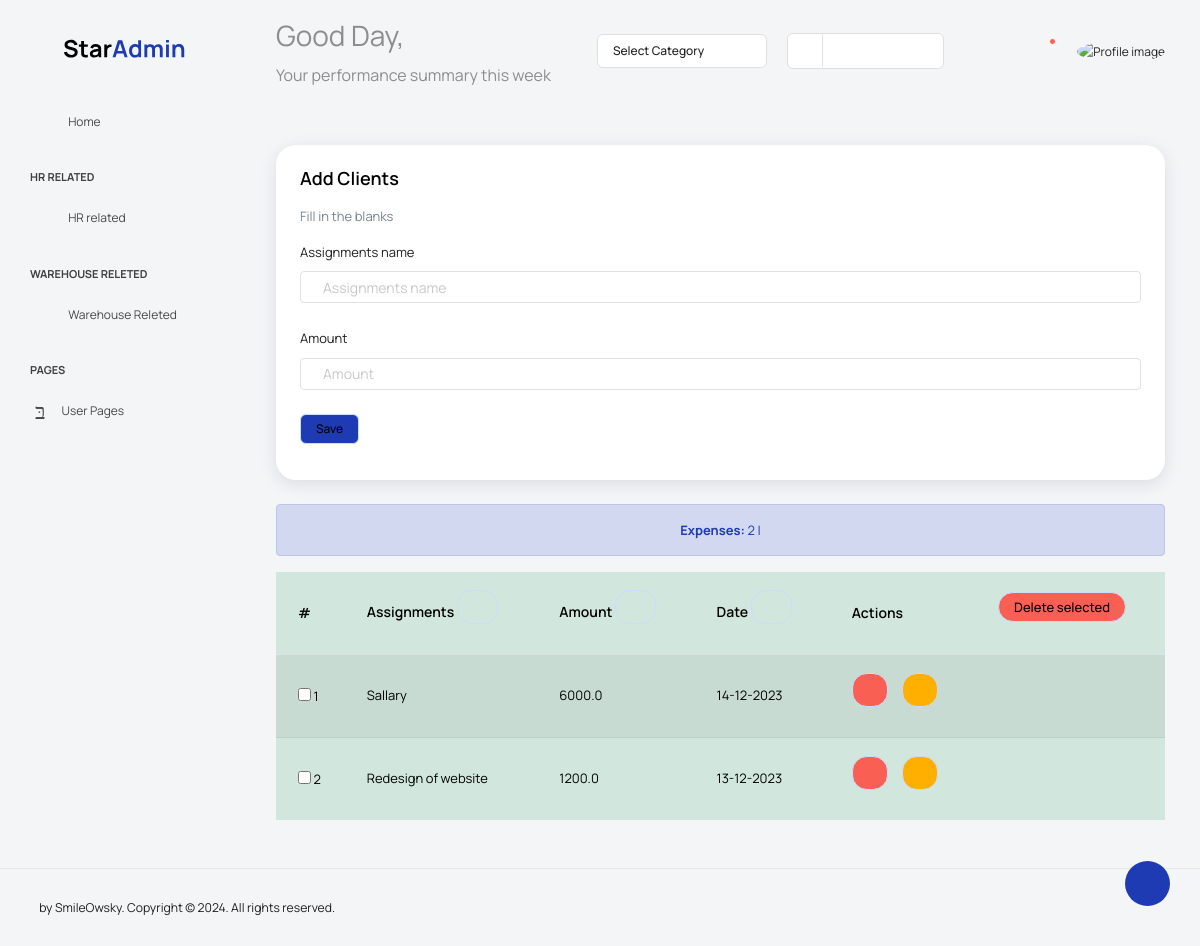
Page /expens on the committed database.
### main/models.py (models this page shows)
class Expenses(models.Model):
    assignment = models.CharField(max_length=255)
    amount = models.FloatField(max_length=200)
    add_date = models.DateField(auto_now_add=True)

### main/views.py (the view, shortened to what this page needs)
# urls.py: path('expens', views.expens, name='expens'),
def expens(request):
    data = ''
    del_all = []
    if 'delete_all' in request.POST:
        del_all = request.POST.getlist('x[]')
        if not del_all:
            messages.info(request, "Please select to delete.",
                          extra_tags='error')
    if 'search' in request.POST:
        data = Expenses.objects.filter(
            Q(assignment__contains=request.POST['question'])).order_by('-id')
    elif 'search' in request.POST:
        data = Expenses.objects.filter(
            Q(amount__contains=request.POST['question'])).order_by('-id')
    else:
        if 'order' in request.POST:
            if request.POST['order'] == 'a':
                data = Expenses.objects.all().order_by('assignment')
            elif request.POST['order'] == 'b':
                data = Expenses.objects.all().order_by('-assignment')
            elif request.POST['order'] == 'c':
                data = Expenses.objects.all().order_by('amount')
            elif request.POST['order'] == 'd':
                data = Expenses.objects.all().order_by('-amount')
            elif request.POST['order'] == 'e':
                data = Expenses.objects.all().order_by('add_date')
            elif request.POST['order'] == 'f':
                data = Expenses.objects.all().order_by('-add_date')
        else:
            data = Expenses.objects.all().order_by('-id')
    return render(request, 'expens.html', {'del_all': del_all, 'data': data, 'expens_num': expens_num})

### main/templates/expens.html (shortened to what this page needs)
{% extends 'main_layout.html' %}
{% block 'content' %}
{% if edit %}
<div class="row">
  <div class="col-12 grid-margin stretch-card">
    <div class="card">
      <div class="card-body">
        <h4 class="card-title">Edit Expenses</h4>
        <p class="card-description">
          Edit the information in the cells
        </p>
        <form method="post" action="{% url 'expens_update' edit.id %}">
          {% csrf_token %}
          <div class="form-group">
            <label for="exampleInputName1">Assignments</label>
            <input type="text" name="assignment" value="{{edit.assignment}}" class="form-control">
          </div>
          <div class="form-group">
            <label for="exampleInputName1">Amount</label>
            <input type="text" name="amount" value="{{edit.amount}}" class="form-control"><br>
          </div>
          <button type="submit" name="update" class="btn btn-primary text-white">Update</button>
          <a href="{% url 'expens' %}"><button type="button" class="btn btn-danger text-white">Cancel</button></a>
        </form>
      </div>
    </div>
  </div>
</div>
{% else %}
<div class="row">
  <div class="col-12 grid-margin stretch-card">
    <div class="card">
      <div class="card-body">
        <h4 class="card-title">Add clients</h4>
        <p class="card-description">
          Fill in the blanks
        </p>
        <form method="post">
          <div class="form-group">
            <label for="exampleInputName1">Assignments name</label>
            <input class="form-control" id="exampleInputName1" placeholder="Assignments name" name="assignment">
          </div>
          <div class="form-group">
            <label for="exampleInputName1">Amount</label>
            <input class="form-control" id="exampleInputName1" placeholder="Amount" name="amount">
          </div>
          <button name="save" class="btn btn-primary">Save</button>
        </form>
      </div>
    </div>
  </div>
</div>
{% endif %}
<div class="alert alert-primary" role="alert">
  <center>
    <b>Expenses: </b> {{expens_num}} |
  </center>
</div>
<form method="post" action="#table">
  <table class="table table-success table-striped" id="table">
    <thead>
      <th>#</th>
      <th>
        Assignments
        {% if request.POST.order == 'a' %}
        <button class="btn btn-link btn-sm" name="order" value="b"><i class="bi bi-sort-alpha-down-alt"></i></button>
        {% else %}
        <button class="btn btn-link btn-sm" name="order" value="a"></button>
        {% endif %}
      </th>
      <th>
        Amount
        {% if request.POST.order == 'c' %}
        <button class="btn btn-link btn-sm" name="order" value="d"><i class="bi bi-sort-numeric-down-alt"></i></button>
        {% else %}
        <button class="btn btn-link btn-sm" name="order" value="c"></button>
        {% endif %}
      </th>
      <th>
        Date
        {% if request.POST.order == 'e' %}
        <button class="btn btn-link btn-sm" name="order" value="f"><i class="bi bi-sort-numeric-down-alt"></i></button>
        {% else %}
        <button class="btn btn-link btn-sm" name="order" value="e"></button>
        {% endif %}
      </th>
      <th>Actions</th>
      <th><button class="btn btn-danger btn-sm" name="delete_all">Delete selected</button></th>
    </thead>
    <tbody>
      {% for info in data %}
      <tr>
        <td>
          <input type="checkbox" {% if info.id|floatformat:'0' in del_all %} checked {% endif %} name="x[]"
            value="{{info.id}}"> {{forloop.counter}}
        </td>
        <td>{{info.assignment}}</td>
        <td>{{info.amount}}</td>
        <td>{{info.add_date | date:'d-m-Y'}}</td>
        <td>
          <a class="btn btn-danger btn-sm" href="{% url 'expens_delete' info.id %}"></a>
          <a class="btn btn-warning btn-sm" href="{% url 'expens_edit' info.id %}"></a>
        </td>
        <td>
        </td>
      </tr>
      {% endfor %}
    </tbody>
  </table>
</form>
{% endblock %}

### rows in the picture
Expenses: assignment "Sallary", amount "6000.0", add_date "14-12-2023"
Expenses: assignment "Redesign of website", amount "1200.0", add_date "13-12-2023"

### other values in the picture
{{ expens_num }} "2"
